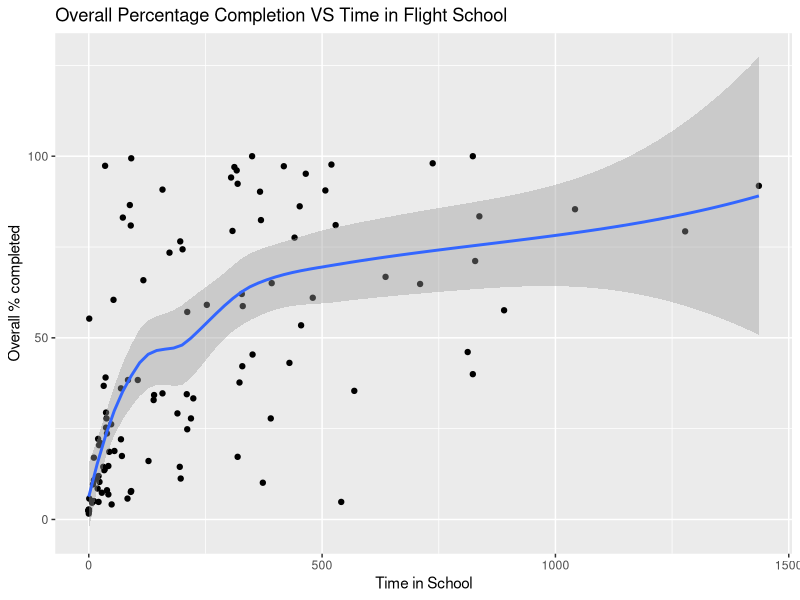

This chart was generated by the following R code:
## ---- chunk 1
knitr::opts_chunk$set(echo = TRUE)
## ---- chunk 2
library(tidyverse)
data = read_csv("data/clean_data_sta.csv")
## ---- chunk 3
data = read_csv("data/clean_data_sta.csv")
 time_stats = data  %>% select(Instructor_ID,Student_ID,Duration,Session_ID
                                                       ,Training_Type) %>%
  mutate(Solo_Time = Duration * as.integer(str_detect(Training_Type,"solo")) ,Dual_Time = Duration * as.integer(str_detect(Training_Type,"dual||Ins")),
         CC_Time_Dual = Duration * as.integer(str_detect(Training_Type,"CC_dual")),
         CC_Time_Solo = Duration * as.integer(str_detect(Training_Type,"CC_solo")),
         Ins_Dual_Time = Duration * as.integer(str_detect(Training_Type,"Ins")))%>% group_by(Instructor_ID,Student_ID,Session_ID) %>% 
  summarise(
    Total_Duration = sum(Duration),
    Total_Solo = sum(Solo_Time), Total_Dual = sum(Dual_Time), Total_CC_Dual = sum(CC_Time_Dual),
    Total_CC_Solo = sum(CC_Time_Solo), Total_Ins_Dual = sum(Ins_Dual_Time)
  ) %>%
  summarise(Total_Duration = sum(Total_Duration),Total_Solo = sum(Total_Solo), Total_Dual = sum(Total_Dual), Total_CC_Dual = sum(Total_CC_Dual),
    Total_CC_Solo = sum(Total_CC_Solo), Total_Ins_Dual = sum(Total_Ins_Dual)) %>% ungroup() %>% arrange(desc(Total_Duration))

#time_stats

percents =time_stats %>% mutate(Total_Duration = ifelse(Total_Duration>45,1,Total_Duration/45)*100,Total_Solo = 
                        ifelse(Total_Solo<12,Total_Solo/12,1)*100,Total_Dual = ifelse(Total_Dual<17,Total_Dual/17,1)*100,Total_CC_Dual = ifelse(Total_CC_Dual<3,Total_CC_Dual/3,1)*100 ,Total_CC_Solo = ifelse(Total_CC_Solo<5,Total_CC_Solo/5,1)*100 ,Total_Ins_Dual = ifelse(Total_Ins_Dual<5,Total_Ins_Dual/5,1)*100,overall = Total_Duration*45/87+Total_Solo*12/87+Total_Dual*17/87+Total_CC_Dual*3/87+Total_CC_Solo*5/87+Total_Ins_Dual*5/87)%>%
 arrange(desc(overall))
percents%>%select(Student_ID,overall,Total_Duration,Total_Solo,Total_Dual,Total_CC_Dual,Total_CC_Solo,Total_Ins_Dual)

## ---- chunk 4
Student_Time = data %>% unite("Date", c(Year, Month, Day), sep = "-") %>% 
  mutate(Date = as.Date(Date)) %>% group_by(Instructor_ID,Student_ID) %>% 
  distinct(Session_ID,.keep_all = T) %>% mutate(Diff = Date - lag(Date)) %>%
  summarise(Time = sum(Diff,na.rm=T)) %>% ungroup()
#percents %>% inner_join(Student_Time,by = c("Student_ID","Instructor_ID")) %>%
#  ggplot(aes(x=Time,y=Total_Duration))+ geom_col() +geom_smooth()
#percents %>% inner_join(Student_Time,by = c("Student_ID","Instructor_ID")) %>%
#  ggplot(aes(x=Time,y=Total_CC_Dual))+ geom_col() +geom_smooth()
#percents %>% inner_join(Student_Time,by = c("Student_ID","Instructor_ID")) %>%
#  ggplot(aes(x=Time,y=Total_CC_Solo))+ geom_col()+geom_smooth()
#percents %>% inner_join(Student_Time,by = c("Student_ID","Instructor_ID")) %>%
#  ggplot(aes(x=Time,y=Total_Dual))+ geom_col()+geom_smooth()
#percents %>% inner_join(Student_Time,by = c("Student_ID","Instructor_ID")) %>%
#  ggplot(aes(x=Time,y=Total_Solo))+ geom_col()+geom_smooth()
percents %>% inner_join(Student_Time,by = c("Student_ID","Instructor_ID")) %>% 
  ggplot(aes(x=Time,y=overall))+ geom_point()+geom_smooth()+labs(title = "Overall Percentage Completion VS Time in Flight School",x = "Time in School",y="Overall % completed")

